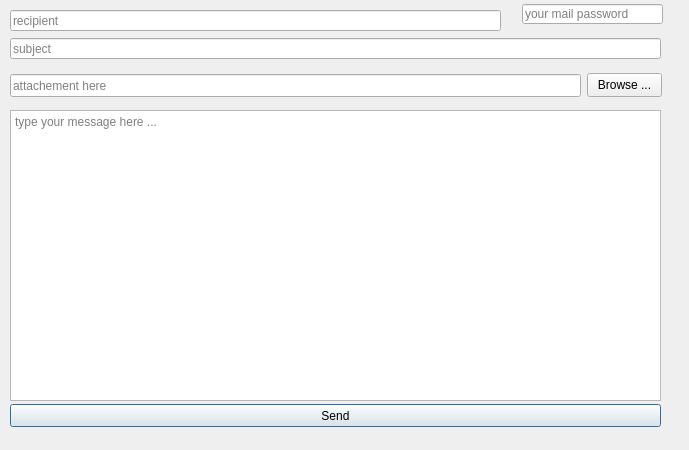
<?xml version="1.0" encoding="UTF-8"?>
<ui version="4.0">
 <class>mail</class>
 <widget class="QDialog" name="mail">
  <property name="geometry">
   <rect>
    <x>0</x>
    <y>0</y>
    <width>689</width>
    <height>450</height>
   </rect>
  </property>
  <property name="windowTitle">
   <string>Dialog</string>
  </property>
  <widget class="QLineEdit" name="mail_pass">
   <property name="geometry">
    <rect>
     <x>522</x>
     <y>4</y>
     <width>141</width>
     <height>20</height>
    </rect>
   </property>
   <property name="echoMode">
    <enum>QLineEdit::Password</enum>
   </property>
   <property name="placeholderText">
    <string>your mail password</string>
   </property>
  </widget>
  <widget class="QPushButton" name="sendBtn">
   <property name="geometry">
    <rect>
     <x>10</x>
     <y>404</y>
     <width>651</width>
     <height>23</height>
    </rect>
   </property>
   <property name="text">
    <string>Send</string>
   </property>
  </widget>
  <widget class="QPushButton" name="browseBtn">
   <property name="geometry">
    <rect>
     <x>587</x>
     <y>73</y>
     <width>75</width>
     <height>24</height>
    </rect>
   </property>
   <property name="text">
    <string>Browse ...</string>
   </property>
  </widget>
  <widget class="QLineEdit" name="rcpt">
   <property name="geometry">
    <rect>
     <x>10</x>
     <y>10</y>
     <width>491</width>
     <height>21</height>
    </rect>
   </property>
   <property name="placeholderText">
    <string>recipient</string>
   </property>
  </widget>
  <widget class="QLineEdit" name="file">
   <property name="geometry">
    <rect>
     <x>10</x>
     <y>74</y>
     <width>571</width>
     <height>23</height>
    </rect>
   </property>
   <property name="placeholderText">
    <string>attachement here</string>
   </property>
  </widget>
  <widget class="QLineEdit" name="subject">
   <property name="geometry">
    <rect>
     <x>10</x>
     <y>38</y>
     <width>651</width>
     <height>21</height>
    </rect>
   </property>
   <property name="placeholderText">
    <string>subject</string>
   </property>
  </widget>
  <widget class="QTextEdit" name="msg">
   <property name="geometry">
    <rect>
     <x>10</x>
     <y>110</y>
     <width>651</width>
     <height>291</height>
    </rect>
   </property>
   <property name="placeholderText">
    <string>type your message here ...</string>
   </property>
  </widget>
 </widget>
 <resources/>
 <connections/>
</ui>
